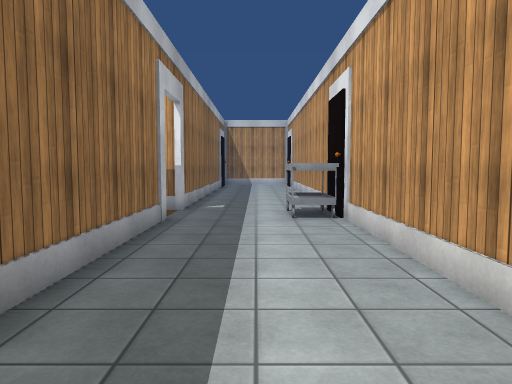
[1] (above)

17 first-person views from a walk through a scene from a Unity 3-D project. The camera is 1.4 m above the floor, tilts 4° down and sees 70° across. The floor is counted in squares, 1 m on a side. Each view is taken from the middle of a square. On the plan, view 1 faces up. The plan holds only what a view shows up to about 16 squares ahead; the rest is blank. The player is left out. Door leaves are left out, so doorways stand open. Some surface patterns are stand-ins.

[2]
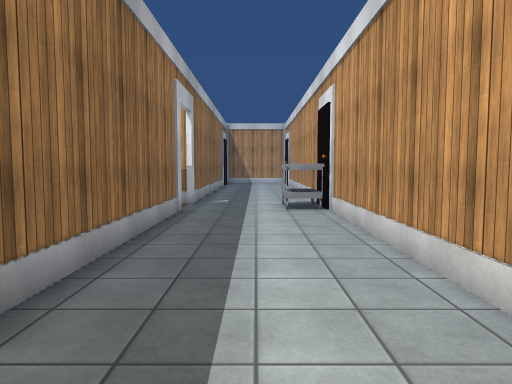

[3]
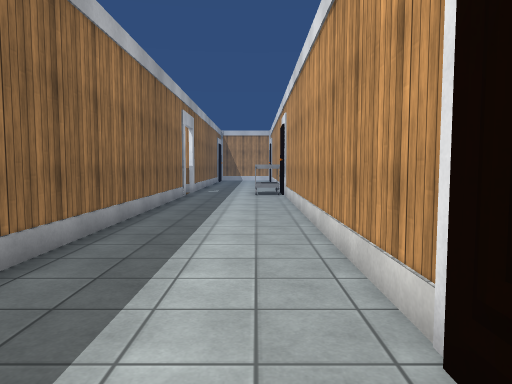

[4]
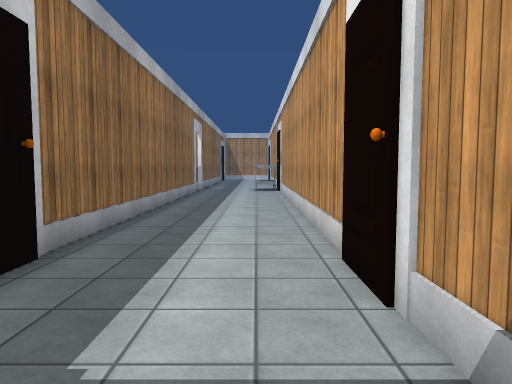

[5]
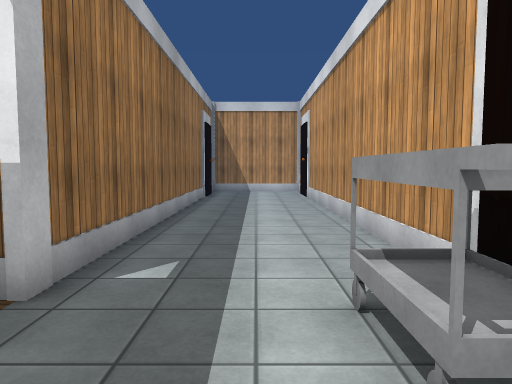

[6]
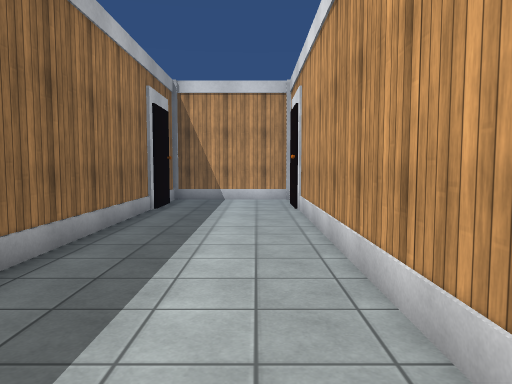

[7]
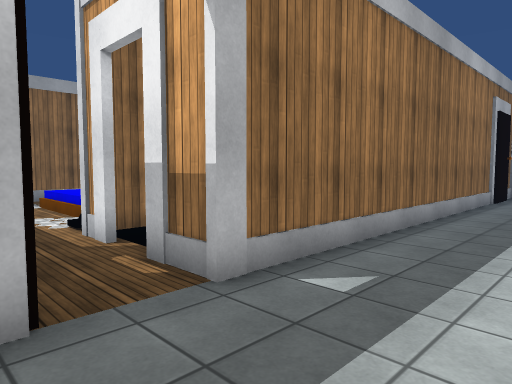

[8]
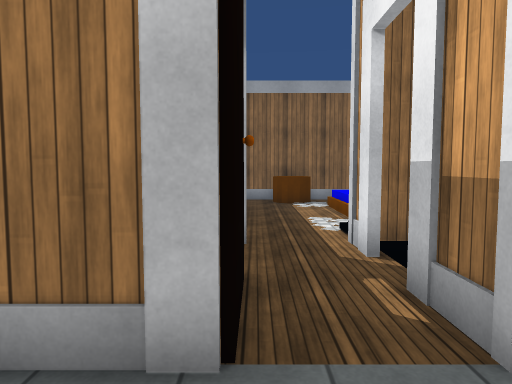

[9]
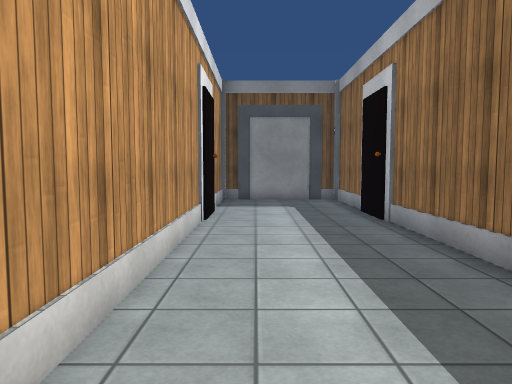

[10]
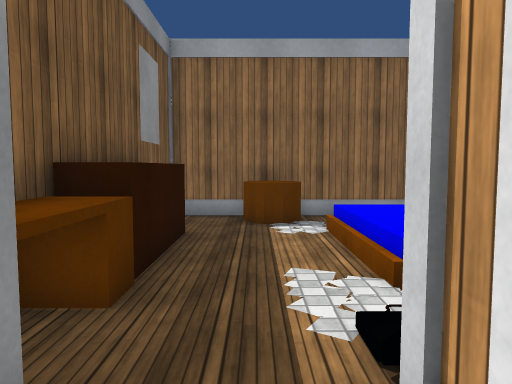

[11]
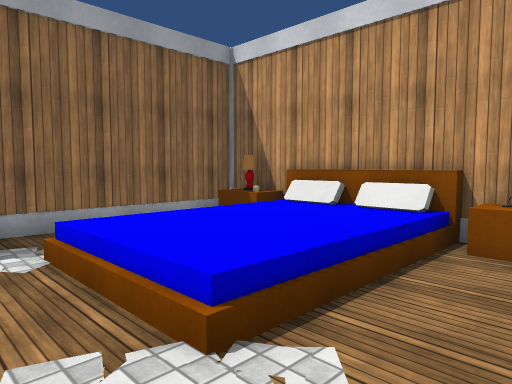

[12]
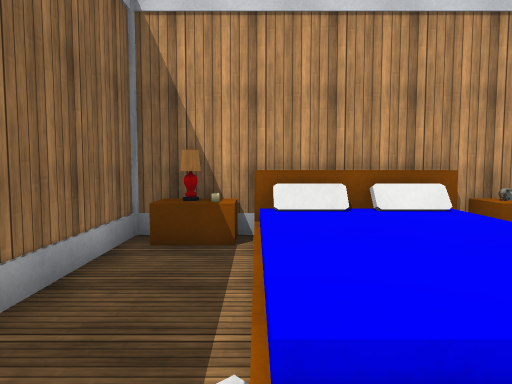

[13]
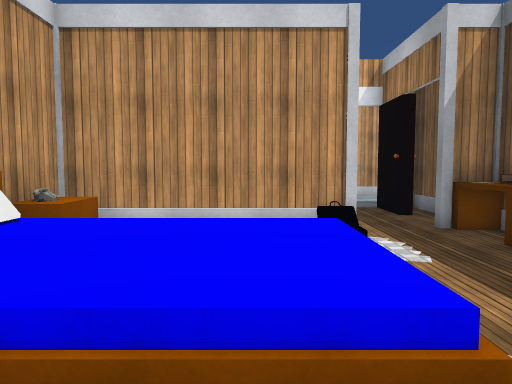

[14]
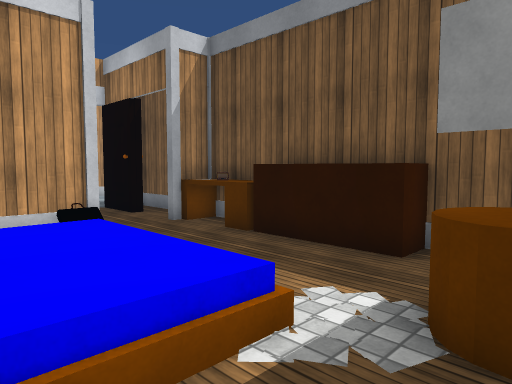

[15]
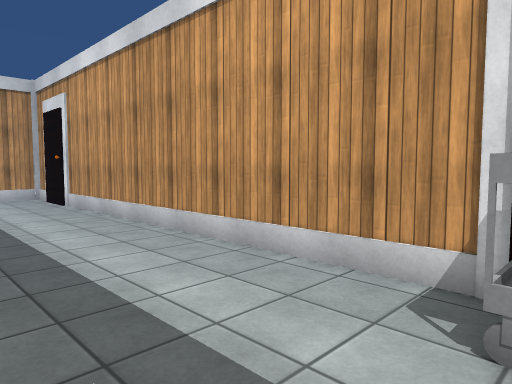

[16]
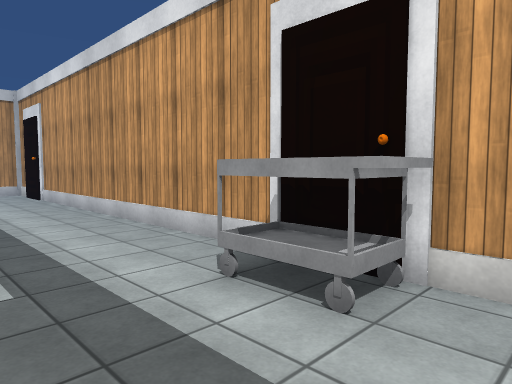

[17]
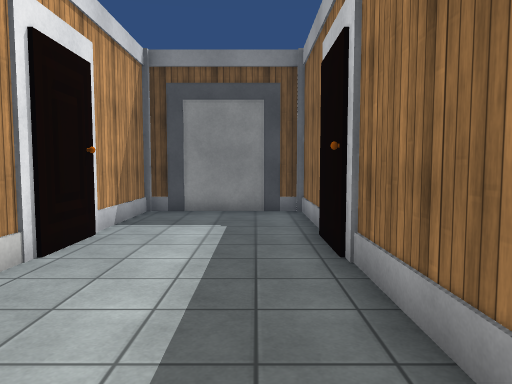

### Floor plan
Key: @ floor where view 1 was taken; # wall or solid block; . main floor; : floor 0.5 m higher than the main floor; / step, stairs or slope; D open door; ^ raised ledge; C cart; B bed; E desk; R brown block; L lamp; P phone; O other object.
Columns run from 16 left of view 1 to 3 right of it. Each row starts with its distance up from view 1.
 29              #######
 28              #.....#
 27              ##...##
 26               #...#
 25              ##...##
 24              #.....#
 23              #.....#
 22              #.....#
 21              #.....#
 20              #.....#
 19 ##########   ##....#
 18 #RLRBBBRPR    #....#
 17 #.O/   ..#    #....#
 16 #../   ..#    #....#
 15 #../   ..#    #....#
 14 #../   ..#    #....#
 13 #../:::..#    #....#
 12 #OO......##.###..CC#
 11 #OO..............CC#
 10 #........#DD##...CC#
  9 #..^^^^EO# D##.....#
  8 ##########  ##.....#
  7              #.....#
  6              #.....#
  5              #.....#
  4              #.....#
  3              #.....#
  2              #.....#
  1              #.....#
  0              #..@..#
 -1              #.....#
 -2              #.....#
 -3              #.....#
 -4              #.....#
 -5              #.....#
 -6              ##...##
 -7              ##...##
 -8              #.....#
 -9              #.....#
-10              #.....#
-11              #....##
-12              ######

Positions as (right, up) in squares from view 1, and headings:
1: (0, 0), facing up
2: (0, -2), facing up
3: (1, -8), facing up
4: (1, -11), facing up
5: (0, 8), facing up
6: (1, 13), facing up
7: (1, 9), facing up-left
8: (0, 10), facing left
9: (1, 4), facing down
10: (-5, 11), facing left
11: (-7, 11), facing up-left
12: (-13, 11), facing up
13: (-15, 14), facing right
14: (-15, 15), facing down-right
15: (-2, 11), facing up-right
16: (-2, 8), facing up-right
17: (-1, 0), facing down
